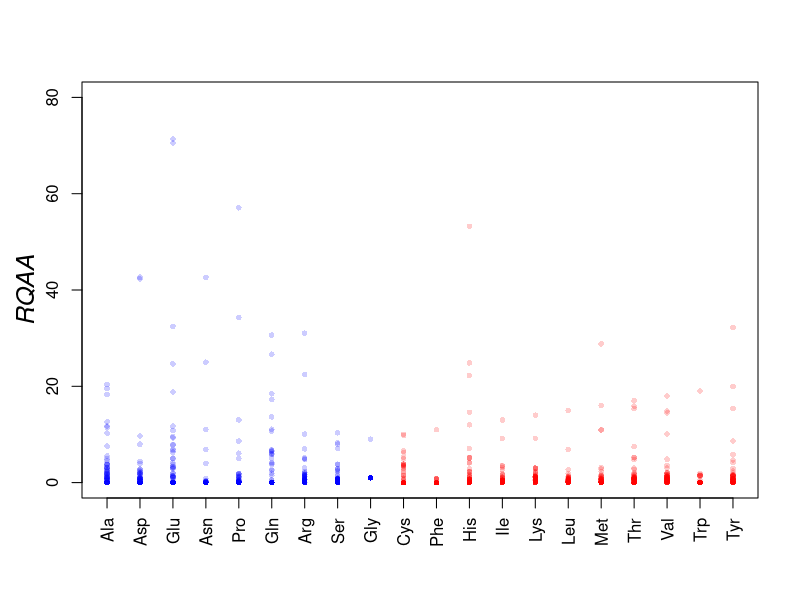

Write the R code that produced this figure.
library(scales)
setwd("/Volumes/Disco2024/Papers/EnPreparacion/DProtein/2024/EAAInProteinsAndMetabolism/DataFiguresPaper/Figure1")

plot.aminodist <- function(x,labels,color,df,size,alpha) 
{
  n <- length(colnames(df))
  y <- df[,1]
  plot(x,y,pch=16,cex=size,xaxt='n',xlab="", ylab="",col=alpha(color,alpha), ylim=c(0.0,80))
  axis(1,at=x,labels=labels,las=2)
  apply(df[,2:n],MARGIN=2,FUN=function(y) {points(x,y,pch=16,cex=size,col=alpha(color,alpha))})
}

data1 <- read.csv("dataFigure1.csv")

plot.aminodist(data1[,1],data1[,2],c(rep('blue',9),rep('red',11)),data1,0.75,0.2)
l2=c(paste0('RQAA'))
mtext(l2, side=2, line=2.2, cex=1.5, font=3)
